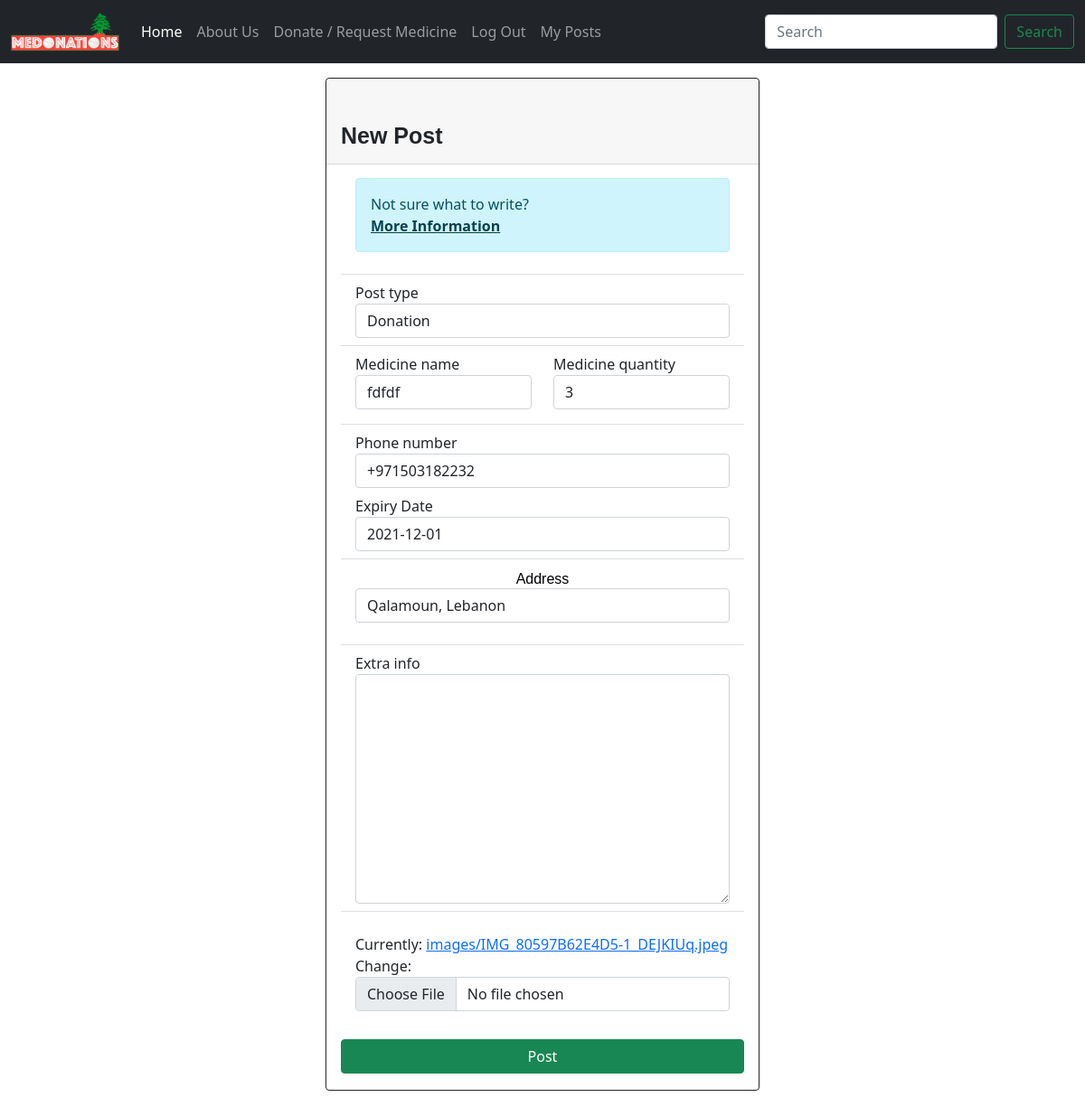
The app's page /post/9/edit/ (signed in) with its own data.
### app/models.py (models this page shows, shortened)
class MedicinePost(models.Model):
    medicine_name = models.CharField(max_length=200, default='')
    medicine_quantity = models.IntegerField()
    expiry_date = models.CharField('Expiry Date', blank=True, null=True, max_length=200)
    post_date_time = models.DateTimeField(default=datetime.now, blank=True)
    medicine_image = models.ImageField(upload_to='images/', blank=False)
    phone_number = PhoneNumberField(null=False, blank=False)
    extra_info = models.TextField(null=True, blank=True)
    POST_CHOICES = (
        ('', 'Select Post Type'),
        ('Donate', 'Donation'),
        ('Receive', 'Request')
    )
    post_type = models.CharField(max_length=20, choices=POST_CHOICES)
    widgets = {
        'post_type': forms.Select(attrs={'class': 'bootstrap-select'}),
    }
    address = models.TextField(default="")
    lat = models.FloatField(blank=True, null=True)
    long = models.FloatField(blank=True, null=True)
    author = models.ForeignKey(get_user_model(), on_delete=models.CASCADE, )

### app/views.py (the view)
# urls.py: path('post/<int:pk>/edit/', PostUpdateView.as_view(), name='post_edit'),
class PostUpdateView(UpdateView):
    model = MedicinePost
    template_name = 'post_edit.html'
    fields = ['address', 'medicine_name', 'medicine_quantity', 'expiry_date', 'medicine_image', 'post_type',
              'phone_number', 'extra_info']
    success_url = reverse_lazy('my_posts')
    login_url = 'login'
    def dispatch(self, request, *args, **kwargs):  # new
        obj = self.get_object()
        if obj.author != self.request.user:
            raise PermissionDenied
        return super().dispatch(request, *args, **kwargs)

### app/templatetags/app_template_tags.py (called while the page is built)
@register.filter(name='addcss')
def addcss (field, css):
    return field.as_widget(attrs={"class":css})

### templates/post_edit.html (shortened to what this page needs)
{% extends 'base.html' %}
{% load static %}
{% load crispy_forms_filters %}
{% load app_template_tags %}
{% block styles %}
    <link rel="stylesheet" href="{% static 'css/form.css' %}">
    <link rel="stylesheet" href="{% static 'css/map.css' %}"/>
{% endblock %}
{% block content %}
    <div style="width: 100%" class="col d-flex justify-content-center">
        <div class="card border-dark mb-3" style="width: 30rem; margin-top: 2vh; margin-left: 2vh; margin-right: 2vh">
            <div class="card-header">
                <div style="text-align: left; margin-top: 5vh">
                    <h1 style="font-family: sans-serif;font-size: 25px;font-weight: 600;">New Post</h1>
                </div>
            </div>
            <div class="card-body" style="margin-top: -2vh; margin-bottom: -3vh">
                <p class="card-text">
                <form method="post" enctype="multipart/form-data">
                    <ul class="list-group list-group-flush">
                        <li class="list-group-item">
                            <div class="alert alert-info" role="alert">
                                Not sure what to write?
                                <br>
                                <a class="alert-link" data-bs-toggle="offcanvas"
                                                           href="#offcanvasExample">More Information</a>
                            </div>
                        </li>
                        <li class="list-group-item">{{ form.post_type|as_crispy_field }}</li>
                        <li class="list-group-item">
                            <div class="row">
                                <div style="margin-bottom: 1vh" class="col-xs-12 col-sm-12 col-md-12 col-lg-6 col-xl-6"
                                     id="name">
                                    {{ form.medicine_name|as_crispy_field }}
                                </div>
                                <div class="col-xs-12 col-sm-12 col-md-12 col-lg-6 col-xl-6">
                                    {{ form.medicine_quantity|as_crispy_field }}
                                </div>
                            </div>
                        </li>
                        <li class="list-group-item">
                            <div style="margin-bottom: 1vh">{{ form.phone_number|as_crispy_field }}</div>
                            <div style="margin-top: 1vh">{{ form.expiry_date|as_crispy_field }}</div>
                        </li>
                        <li class="list-group-item">
                            <div style="margin-top: 1vh" class="row">
                                <div class="mb-3">
                                    <p style="color: black; margin-top: -0.5vh; margin-bottom: -0.1vh; text-align: center">
                                        Address</p>
                                    <input id="address" class="form-control" name="{{ form.address.html_name }}"
                                           type="text"
                                           value="{{ form.address.value|default_if_none:"" }}" required/>
                                </div>
                            </div>
                        </li>
                        <li class="list-group-item">
                            {{ form.extra_info|as_crispy_field }}
                        </li>
                        <li class="list-group-item">
                            <div style="margin-bottom: -2vh; margin-top: 2vh">
                                {{ form.medicine_image|addcss:"form-control" }}
                            </div>
                        </li>
                    </ul>
                    <br>
                    <br>
                    <div style="margin-bottom: 5vh" class="d-grid gap-2">
                        <button class="btn btn-success" type="submit">Post</button>
                    </div>
                </form>
                </p>
            </div>
        </div>
    </div>
{% endblock content %}

### static/css/map.css (style rules this page uses)
p { font-family: sans-serif; color: red; }

### templates/base.html (style rules this page uses)
body { background-color: white; }

### templates/post_edit.html (style rules this page uses)
html, body { width: 100%; height: 100%; margin: 0px; padding: 0px; overflow-x: hidden; }

### records on screen
MedicinePost: post_type "Donation", medicine_name "fdfdf", medicine_quantity "3", phone_number "+971503182232", expiry_date "2021-12-01", address "Qalamoun, Lebanon"
